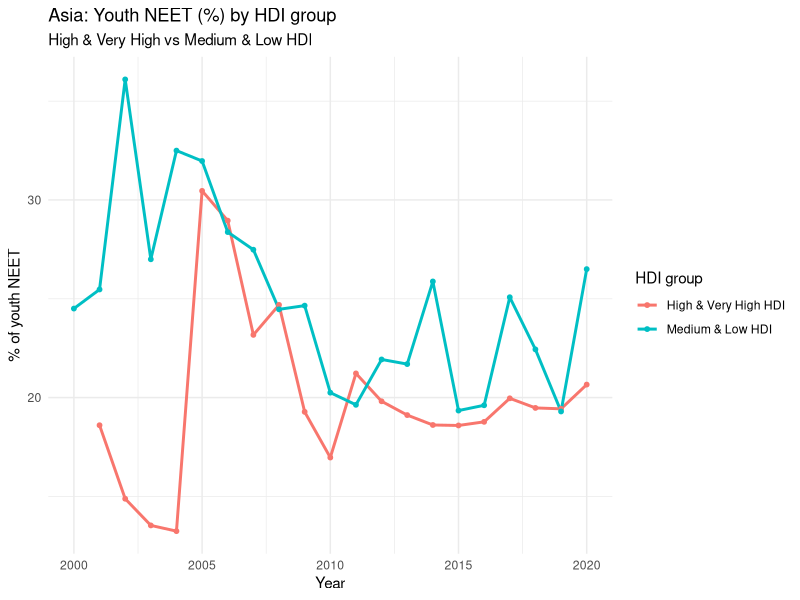

The R script that drew this image:
library(readr)
library(dplyr)
library(ggplot2)

# Load merged dataset containing NEET rates, HDI values, and continent labels
df <- read_csv("youth_continents_hdi_2000_2020.csv")

df <- df %>%
# Create HDI tiers and broader HDI groups for comparing NEET outcomes
  mutate(
    HDI_tier = case_when(
      HDI >= 0.800                    ~ "Very High",
      HDI >= 0.700 & HDI < 0.800      ~ "High",
      HDI >= 0.550 & HDI < 0.700      ~ "Medium",
      HDI < 0.550                     ~ "Low",
      TRUE                            ~ NA_character_
    ),
    HDI_group2 = case_when(
      HDI_tier %in% c("Very High", "High")   ~ "High & Very High HDI",
      HDI_tier %in% c("Medium", "Low")       ~ "Medium & Low HDI",
      TRUE                                   ~ NA_character_
    )
  ) %>%
  filter(!is.na(HDI_group2))   #remove rows without valid HDI grouping

# Compute annual average NEET for Asia by HDI group
asia <- df %>%
  filter(Continent == "Asia") %>%
  group_by(Year, HDI_group2) %>%
  summarise(
    mean_neet = mean(share_neet, na.rm = TRUE),
    .groups = "drop"
  )

# Plot NEET trends over time for Asian HDI groups
ggplot(asia, aes(x = Year, y = mean_neet, colour = HDI_group2)) +
  geom_line(linewidth = 1) +
  geom_point(size = 1.3) +
  labs(
    title = "Asia: Youth NEET (%) by HDI group",
    subtitle = "High & Very High vs Medium & Low HDI",
    x = "Year",
    y = "% of youth NEET",
    colour = "HDI group"
  ) +
  theme_minimal()
